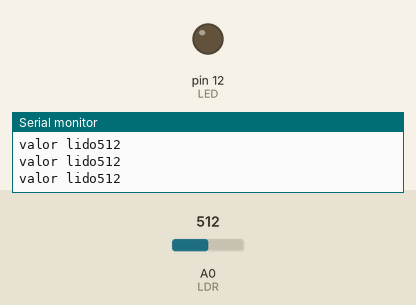
Bench run of a sketch on a simulated Arduino Uno, built with avr-gcc and run on an emulated ATmega328P. Shown: output pins drawn as LEDs (lit = HIGH), the last lines printed to the serial monitor. The inputs (shaded band) are chosen by the test bench; at power-on: A0 (LDR) = 512.

Above: at 1.2 s.
1.3 s: A0 (LDR) set to 409
2.8 s: A0 (LDR) set to 383
At 3.3 s:
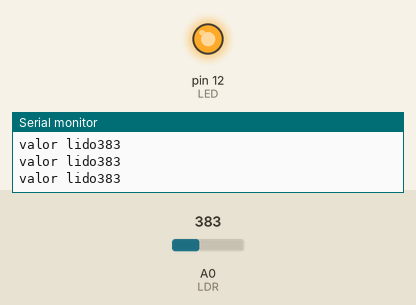
4.5 s: A0 (LDR) set to 410
At 6.0 s:
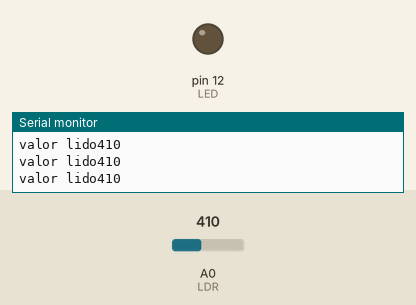
6.3 s: A0 (LDR) set to 390
At 7.5 s:
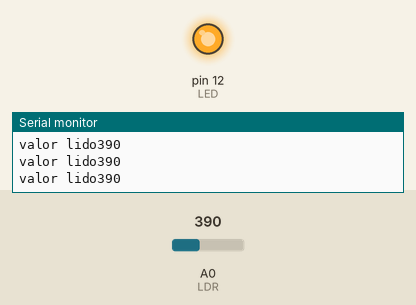
Timing chart, 0 to 9.1 s (numbered marks = the images above; inputs shaded):
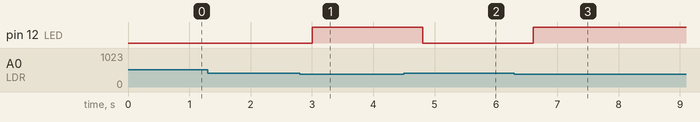

The sketch:

sensor_luminosidade_2.ino
```cpp
// sensor luminosidade

const int LDR = 0;
const int LED = 12;
int valorLido = 0;

void setup()
{
  Serial.begin(9600);
  pinMode(LED, OUTPUT);
}

void loop()
{
  valorLido = analogRead(LDR);
  Serial.print("valor lido");
  Serial.println(valorLido);
  delay(200);

  if ( valorLido < 400)
  {
    digitalWrite(LED, HIGH);
  }
  else
  {
    digitalWrite(LED, LOW);
  }
}
```

Measured:
- the behaviour switches between 400 and 399 on A0 (LDR) (found by bisection; images 0 and 1)
- after the input at 2.8 s, pin 12 (LED): LOW → HIGH after 0.21 s
- after the input at 4.5 s, pin 12 (LED): HIGH → LOW after 0.31 s
- after the input at 6.3 s, pin 12 (LED): LOW → HIGH after 0.31 s
